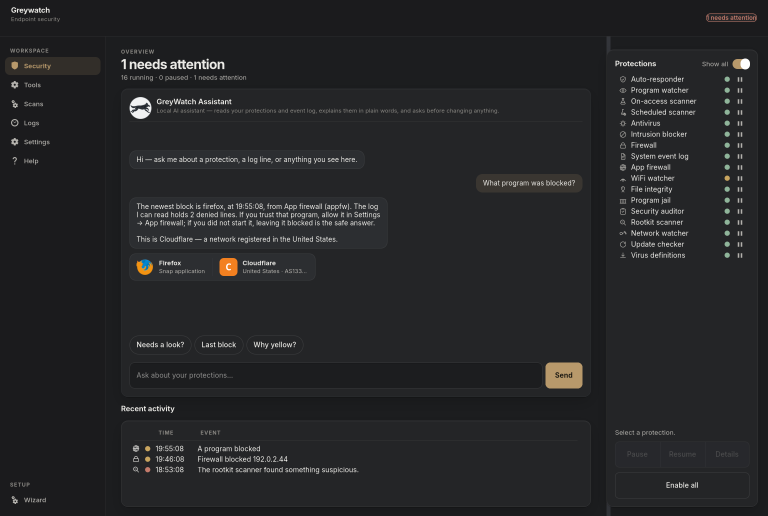
#> input picture doc/images/assistant-blocked.png, 1536 x 1032 px (shown at 1/2 size); its folder holds only this picture in this run
$ python icons_from_sheet.py ../doc/images/assistant-blocked.png
#> lines starting #> are read from the running program, lines starting #| are printed output that depends on the picture; after the words box and inside, x2 and y2 are one past the last pixel; in counts of white or black regions, pixels touching at a corner belong together
#> in main, sheet is the input picture: PIL image 1536x1032 RGB; mean R, G, B 37.5, 38.1, 39.7
"""Extract the greywatch icon set from the wolf-art sheet on the Desktop.

One-off derivation tool (local only — the sheet itself is not part of the
repo). Locates the "app icon" ring and the light-background card by
brightness, crops with a supersampled circle/rounded-rect mask, writes the
hicolor size ladder into assets/logo + the doc/images copy. Run from the
repo root:  python3 tools/icons_from_sheet.py <sheet.png>
"""
import pathlib
import sys

from PIL import Image, ImageDraw

SIZES = (16, 24, 32, 48, 64, 128, 256)


def _bbox_of(sheet, box, thresh):
    """bbox of pixels brighter than thresh inside box, in sheet coords."""
#> called with box = (370, 60, 750, 440), thresh = 40
    x0, y0, x1, y1 = box
    region = sheet.crop(box).convert("L")
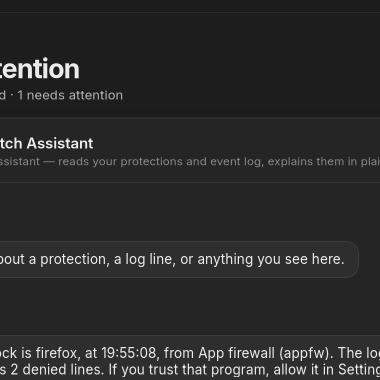
#> region: PIL image 380x380 L; min 27, max 235, mean 42.8
    px = region.load()
    xs, ys = [], []
    for y in range(region.height):
        for x in range(region.width):
            if px[x, y] > thresh:
                xs.append(x); ys.append(y)
    return (x0 + min(xs), y0 + min(ys), x0 + max(xs) + 1, y0 + max(ys) + 1)


def circle_icon(sheet, box, out_dir, out_name, doc_dir):
    ring = _bbox_of(sheet, box, 40)
#> ring = (370, 72, 750, 440)
    cx, cy = (ring[0] + ring[2]) / 2, (ring[1] + ring[3]) / 2
#> cx = 560; cy = 256
    r = max(ring[2] - ring[0], ring[3] - ring[1]) / 2 + 1
#> r = 191
    s = int(2 * r)
#> s = 382
    crop = sheet.crop((int(cx - r), int(cy - r), int(cx + r), int(cy + r)))
    # supersampled circular alpha: corners outside the ring go transparent
    ss = 4
    mask = Image.new("L", (s * ss, s * ss), 0)
#> mask: PIL image 1528x1528 L; every value is 0
    ImageDraw.Draw(mask).ellipse((0, 0, s * ss - 1, s * ss - 1), fill=255)
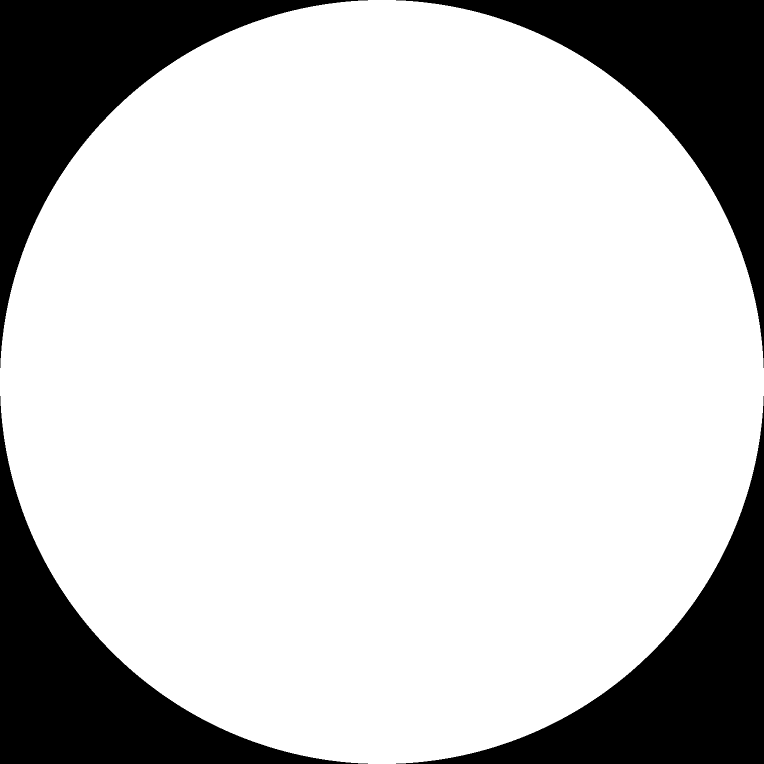
#> mask: PIL image 1528x1528 L (shown at 1/2 size); 78.5% white; 4 black regions, box (x1, y1, x2, y2) and area: (0, 0, 736, 736) 125318, (792, 0, 1528, 736) 125318, (0, 792, 736, 1528) 125318, (792, 792, 1528, 1528) 125318
    mask = mask.resize((s, s), Image.LANCZOS)
#> mask: PIL image 382x382 L
    master = crop.convert("RGBA")
    master.putalpha(mask)
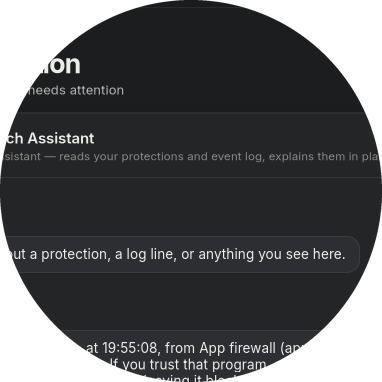
#> master: PIL image 382x382 RGBA; mean R, G, B, A 42.8, 43.9, 45.8, 200.3; transparent parts drawn white
    for size in SIZES:
        dst = out_dir / f"greywatch-icon-{size}.png"
        master.resize((size, size), Image.LANCZOS).save(dst)
        if size == 128:
            (doc_dir / "greywatch-icon-128.png").write_bytes(dst.read_bytes())
    print("circle:", tuple(map(int, (cx, cy, r))), "->", out_name)
#| circle: (560, 256, 191) -> app icon


def light_icon(sheet, box, out_dir, doc_dir):
#> called with box = (730, 50, 1080, 400)
    card = _bbox_of(sheet, box, 200)
#> call 2 of _bbox_of, with box = (730, 50, 1080, 400), thresh = 200
#> in _bbox_of (call 2), `region = sheet.crop(box).convert("L")`:
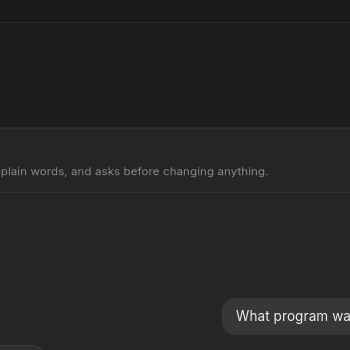
#> region: PIL image 350x350 L; min 27, max 235, mean 35.7
#> card = (967, 360, 1079, 374)
    crop = sheet.crop(card).convert("RGBA")
    w = crop.width
#> w = 112
    ss = 4
    mask = Image.new("L", (w * ss, w * ss), 0)
#> mask: PIL image 448x448 L; every value is 0
    ImageDraw.Draw(mask).rounded_rectangle(
        (0, 0, w * ss - 1, w * ss - 1), radius=w * ss // 10, fill=255)
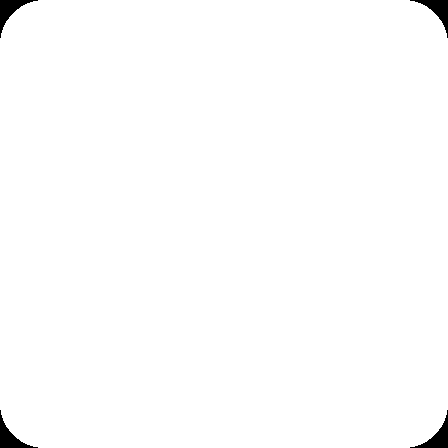
#> mask: PIL image 448x448 L; 99.1% white; 4 black regions, box (x1, y1, x2, y2) and area: (0, 0, 38, 38) 427, (410, 0, 448, 38) 427, (0, 410, 38, 448) 427, (410, 410, 448, 448) 427
    crop = crop.resize((w, w), Image.LANCZOS)
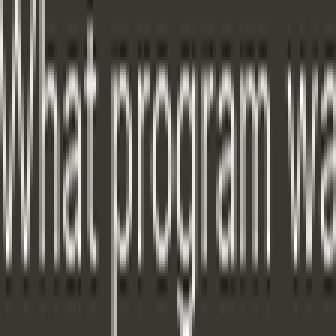
#> crop: PIL image 112x112 RGBA (shown 3 times larger); mean R, G, B, A 96.4, 93.1, 88.3, 255
    crop.putalpha(mask.resize((w, w), Image.LANCZOS))
    dst = out_dir / "greywatch-icon-light-256.png"
    crop.resize((256, 256), Image.LANCZOS).save(dst)
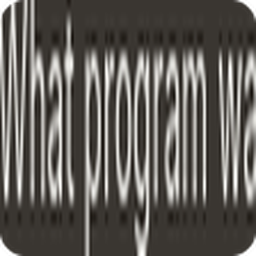
#> saved as greywatch-icon-light-256.png: PIL image 256x256 RGBA; mean R, G, B, A 96.1, 92.7, 88, 252.8; transparent parts drawn white
    (doc_dir / "greywatch-icon-light-256.png").write_bytes(dst.read_bytes())
    print("light card:", card)
#| light card: (967, 360, 1079, 374)


def main():
    sheet_path = pathlib.Path(sys.argv[1])
    sheet = Image.open(sheet_path)
    out_dir = pathlib.Path("assets/logo")
    doc_dir = pathlib.Path("doc/images")
    doc_dir.mkdir(exist_ok=True)
    circle_icon(sheet, (370, 60, 750, 440), out_dir, "app icon", doc_dir)
    light_icon(sheet, (730, 50, 1080, 400), out_dir, doc_dir)
    # the art sheet is 1080 px wide with ~307 px rings: 512 would be an
    # upscale — the honest top size is 256; drop stale larger pngs
    for stale in ("greywatch-icon-512.png",):
        for d in (out_dir, doc_dir):
            p = d / stale
            if p.exists():
                p.unlink()
                print("removed stale:", p)
    # also replace the doc 256 with the new art
    (doc_dir / "greywatch-icon-256.png").write_bytes(
        (out_dir / "greywatch-icon-256.png").read_bytes())
    print("sizes written:", [p.name for p in sorted(out_dir.glob("greywatch-icon-*.png"))])


if __name__ == "__main__":
    main()

$ run again, on doc/images/screens-security.png
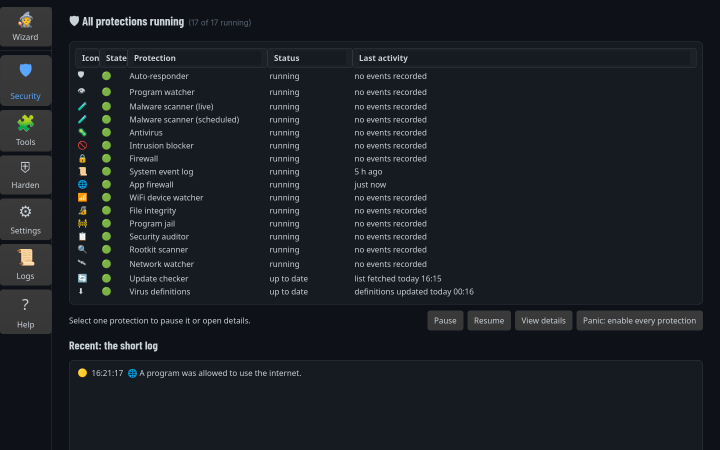
#> input picture doc/images/screens-security.png, 1440 x 900 px (shown at 1/2 size)
#> in main, sheet is the input picture: PIL image 1440x900 RGB; mean R, G, B 27.1, 31.6, 37.4
#> ring = (370, 83, 750, 431)
#> cx = 560; cy = 257
#> r = 191
#> s = 382
#| circle: (560, 257, 191) -> app icon
#> in _bbox_of (call 2), `region = sheet.crop(box).convert("L")`:
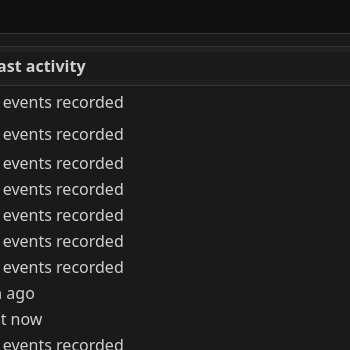
#> region: PIL image 350x350 L; min 17, max 208, mean 31.1
#> card = (730, 111, 852, 400)
#> in light_icon, `crop.resize((256, 256), Image.LANCZOS).save(dst)`:
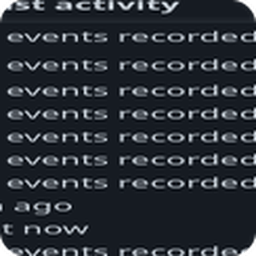
#> saved as greywatch-icon-light-256.png: PIL image 256x256 RGBA; mean R, G, B, A 40.7, 46, 53, 252.8; transparent parts drawn white
#| light card: (730, 111, 852, 400)

$ run again, on doc/images/assistant-chat.png
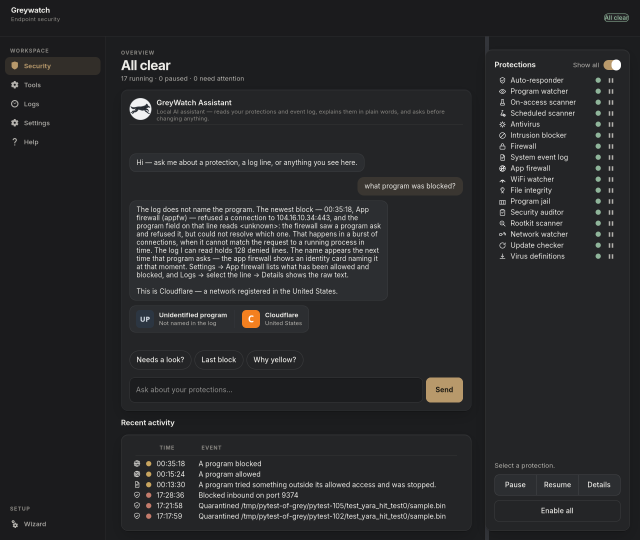
#> input picture doc/images/assistant-chat.png, 1280 x 1080 px (shown at 1/2 size)
#> in main, sheet is the input picture: PIL image 1280x1080 RGB; mean R, G, B 40, 40.6, 42.2
#> ring = (370, 72, 750, 440)
#> cx = 560; cy = 256
#> r = 191
#> s = 382
#| circle: (560, 256, 191) -> app icon
#> in _bbox_of (call 2), `region = sheet.crop(box).convert("L")`:
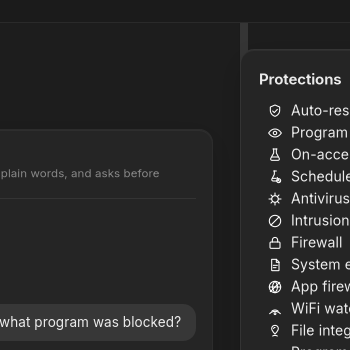
#> region: PIL image 350x350 L; min 25, max 253, mean 40.9
#> card = (730, 123, 1080, 400)
#> in light_icon, `crop.resize((256, 256), Image.LANCZOS).save(dst)`:
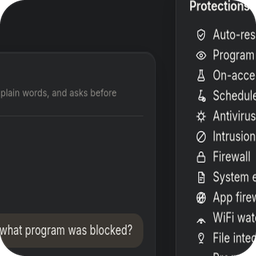
#> saved as greywatch-icon-light-256.png: PIL image 256x256 RGBA; mean R, G, B, A 42.9, 43.5, 44.8, 252.8; transparent parts drawn white
#| light card: (730, 123, 1080, 400)
